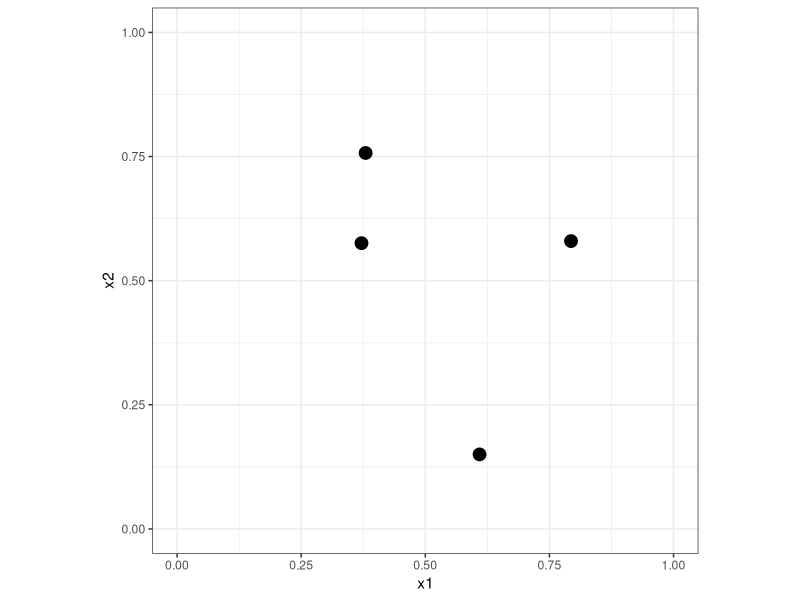
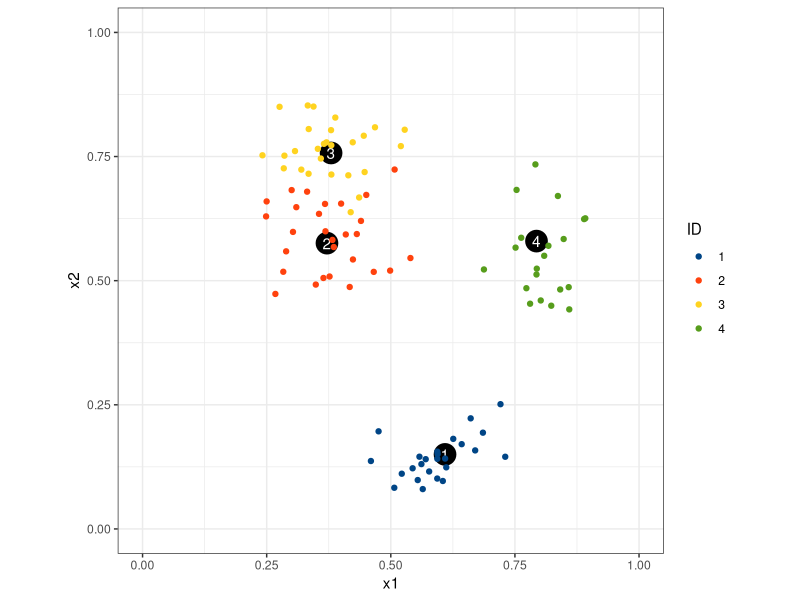

Generate these figures, in order, with R:
### practice using the random beta distributed locations around clusters

library(dplyr)
library(ggplot2)

### randomly generate the cluster centers from a defined beta distribution
a0 <- 0.5
b0 <- 0.5

### what's the mean and standard deviation of the cluster generating process?
a0 / (a0 + b0)

sqrt((a0 * b0) / ((a0 + b0)^2 * (a0 + b0 + 1)))

### how many clusters?
n_clusters <- 4

### use the same parameterization for both directions
set.seed(12121)
xc_1 <- rbeta(n = n_clusters, shape1 = a0, shape2 = b0)
xc_2 <- rbeta(n = n_clusters, shape1 = a0, shape2 = b0)

### plot the randomly generated cluster centers
df_clusters <- tibble::tibble(x1 = xc_1, x2 = xc_2) %>% 
  tibble::rowid_to_column("cluster_id")

df_clusters %>% 
  ggplot(mapping = aes(x = x1, y = x2)) +
  geom_point(size = 4) +
  coord_equal(xlim = c(0, 1), ylim = c(0, 1)) +
  theme_bw()

### set the variance in each direction for each cluster
### for locations around the cluster centers
### set the variance in each direciton based on the ratio
### of the variance and the "bernoulli variance"
cluster_r <- 0.02
cluster_var_1 <- cluster_r * xc_1 * (1 - xc_1)
cluster_var_2 <- cluster_r * xc_2 * (1 - xc_2)

### calcualte the parameters of the beta distributions
### asssociated with each cluster, based on the cluster
### centers
cluster_size_1 <- 1 / cluster_r - 1
cluster_size_2 <- 1 / cluster_r - 1

cluster_a_1 <- xc_1 * cluster_size_1
cluster_b_1 <- (1 - xc_1) * cluster_size_1

cluster_a_2 <- xc_2 * cluster_size_2
cluster_b_2 <- (1 - xc_2) * cluster_size_2

### randomly assign locations to clusters
n_locations <- 100

set.seed(9871)
locations_in_groups <- sample(1:n_clusters, size = n_locations, replace = TRUE)

locations_in_groups

### generate the random locations around the cluster centers
set.seed(45131)
x_1 <- rbeta(n = n_locations, shape1 = cluster_a_1[locations_in_groups], shape2 = cluster_b_1[locations_in_groups])
x_2 <- rbeta(n = n_locations, shape1 = cluster_a_2[locations_in_groups], shape2 = cluster_b_2[locations_in_groups])

### plot the random locations around the cluster centers
df <- tibble::tibble(
  x1 = x_1,
  x2 = x_2,
  cluster_id = locations_in_groups
)

df %>% 
  ggplot(mapping = aes(x = x1, y = x2)) +
  geom_point(data = df_clusters,
             size = 7) +
  geom_text(data = df_clusters,
            mapping = aes(label = cluster_id),
            color = "white") +
  geom_point(mapping = aes(color = as.factor(cluster_id))) +
  coord_equal(xlim = c(0, 1), ylim = c(0, 1)) +
  ggthemes::scale_color_calc("ID") +
  theme_bw()
